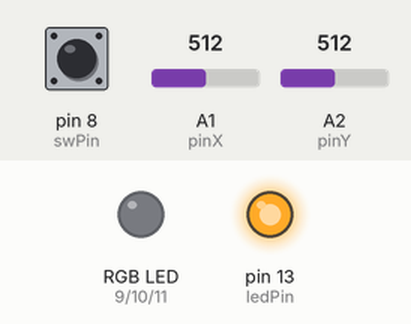
Bench run of a sketch on a simulated Arduino Uno, built with avr-gcc and run on an emulated ATmega328P. Shown: an RGB LED mixed from three pins (HIGH = lit), output pins drawn as LEDs (lit = HIGH). The test bench sets the inputs (shaded band); at power-on: pin 8 (swPin) HIGH, A1 (pinX) = 512, A2 (pinY) = 512. Dim RGB values are drawn brighter than linear.

Above: at 1.2 s.
1.3 s: pin 8 (swPin) pulled LOW for 0.15 s
At 1.6 s:
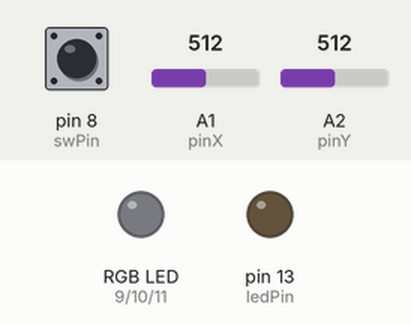
4.3 s: pin 8 (swPin) pulled LOW for 1 s
At 6.3 s:
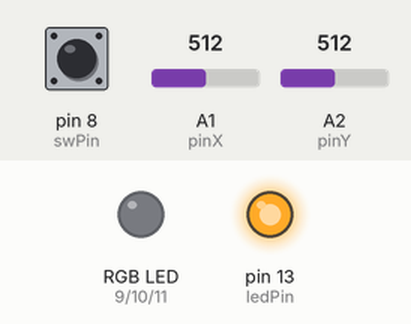
6.8 s: A1 (pinX) set to 716
At 7.3 s:
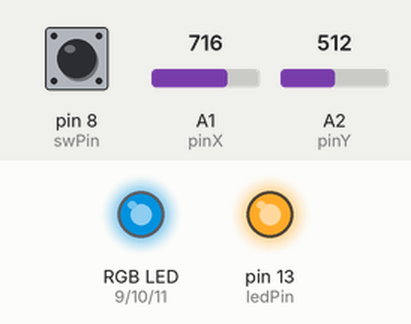
8.3 s: A2 (pinY) set to 530
At 9.5 s:
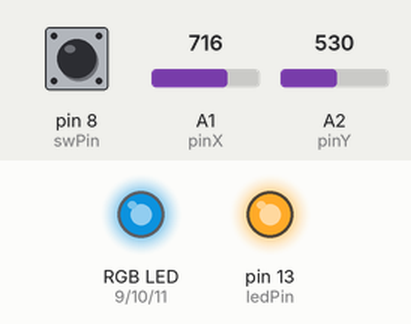
9.8 s: A1 (pinX) set to 900
At 10.8 s:
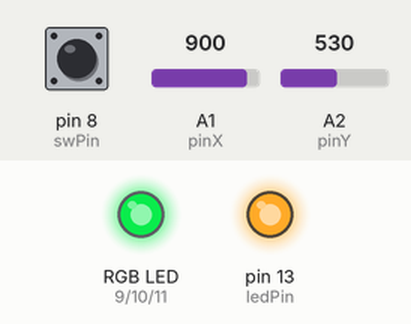
11.3 s: A2 (pinY) set to 511
At 11.9 s:
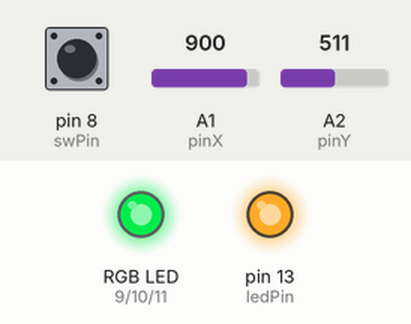
Timing chart, 0 to 13.8 s (numbered marks = the images above; inputs shaded):
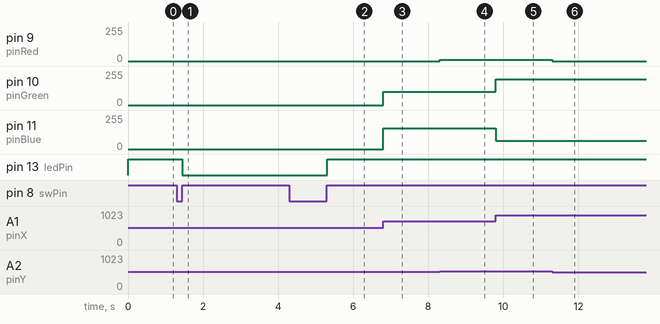

The sketch:

djostik_rgb.ino
```cpp
const int pinRed    = 9;
const int pinGreen  = 10;
const int pinBlue   = 11;
const int swPin = 8;
const int pinX      = A1; // X
const int pinY      = A2; // Y
const int ledPin    = 13;
boolean ledOn = false;  // текущее состояние кнопки
boolean prevSw = false; // предыдущее состояние кнопки

void setup() {
  pinMode(ledPin, OUTPUT);
  pinMode(pinRed, OUTPUT);
  pinMode(pinGreen, OUTPUT);
  pinMode(pinBlue, OUTPUT);
  pinMode(pinX, INPUT);
  pinMode(pinY, INPUT);
  pinMode(swPin, INPUT);
  digitalWrite(swPin, HIGH); // включаем встроенный подтягивающий резистор
}

void loop() {
  if (isLedOn()) freeMode(); // если нажата кнопка и горит светодиод на пине 13, включаем режим "фонарик"
  else discoMode(); // иначе включаем "цветомузыку"
}

boolean isLedOn() { // ОПРЕДЕЛЯЕМ НАЖАТИЕ КНОПКИ
  if (digitalRead(swPin) == HIGH && prevSw == LOW) {
    ledOn = !ledOn;
    prevSw = HIGH;
  }
  else  prevSw = digitalRead(swPin);
  digitalWrite(ledPin, ledOn); // включаем светодиод на пине 13
  return ledOn;
}

void freeMode() { // РЕЖИМ "ФОНАРИК"
  int X = analogRead(pinX); // считываем положение джойстика
  int Y = analogRead(pinY);
  int RED = map(Y, 512, 1023, 0, 255); // маппинг значений
  int GREEN = map(X, 512, 1023, 0, 255);
  int BLUE = map(X, 511, 0, 0, 255);
  analogWrite(pinRed, RED);     // включение каналов R,G,B
  analogWrite(pinGreen, GREEN);
  analogWrite(pinBlue, BLUE);
}

void discoMode() { // РЕЖИМ "ЦВЕТОМУЗЫКА"
    for (int i=0; i <= 255; i++) {
      if (isLedOn()) { break; } // при нажатии кнопки выходим из цикла
      analogWrite(pinRed, i); // работает канал RED
      analogWrite(pinGreen, 0);
      analogWrite(pinBlue, 0);
      delay(5);
    }
    for (int i=0; i <= 255; i++) {
      if (isLedOn()) { break; } // при нажатии кнопки выходим из цикла
      analogWrite(pinRed, 0);
      analogWrite(pinGreen, 0);
      analogWrite(pinBlue, i);  // работает канал BLUE
      delay(5);
    }
    for (int i=0; i <= 255; i++) {
      if (isLedOn()) { break; } // при нажатии кнопки выходим из цикла
      analogWrite(pinRed, 0);
      analogWrite(pinGreen, i); // работает канал GREEN
      analogWrite(pinBlue, 0);
      delay(5);
    }
}
```

Measured:
- after the input at 1.3 s, pin 13 (ledPin): HIGH → LOW after 0.15 s
- after the input at 4.3 s, pin 11 (pinBlue): stays 0/255 (without the input it goes to 37/255 after 2.5 s); pin 13 (ledPin): LOW → HIGH after 1.0 s
- after the input at 6.8 s, pin 10 (pinGreen): 0/255 → 101/255 at once; pin 11 (pinBlue): 0/255 → 154/255 at once
- after the input at 8.3 s, pin 9 (pinRed): 0/255 → 8/255 at once
- after the input at 9.8 s, pin 10 (pinGreen): 101/255 → 193/255 at once; pin 11 (pinBlue): 154/255 → 62/255 at once
- after the input at 11.3 s, pin 9 (pinRed): 8/255 → 0/255 at once
